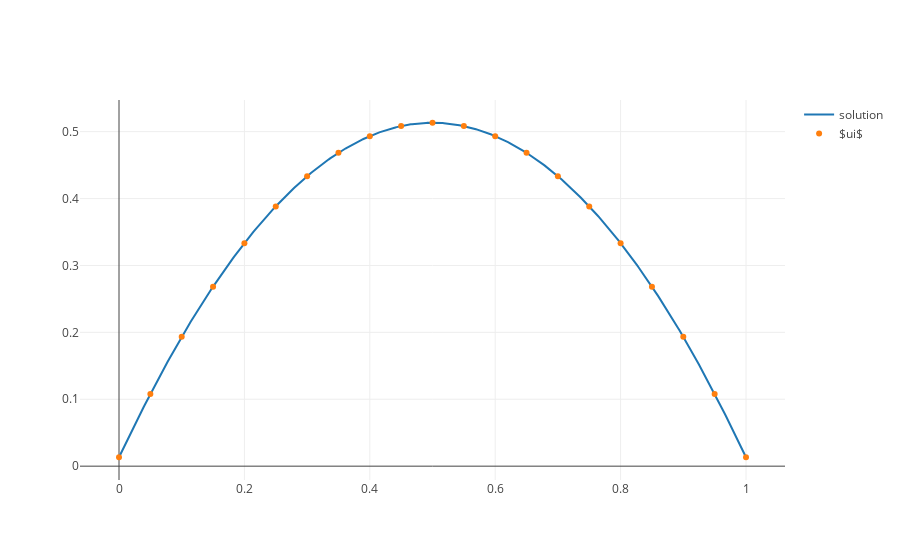

Source (notebook cell):
### Markdown cell above
We now solve $Lui=f$ for $ui$

### Code cell
ui = spsolve(L, f)

x, u = interpolate(ui)


fig = go.Figure(data=[
    go.Scatter(x=x, y=u, mode='lines', name="solution"),
    go.Scatter(x=nodes, y=ui, mode='markers', name="$ui$"),
])
plotly.iplot(fig)

### Figure 1 — Plotly figure (JSON) as saved in the notebook; plotly's stock layout.template omitted (floating-point values rounded to 4 significant figures; data arrays with more than 128 entries replaced by an {"elided": "..."} marker saying what was removed)
{"data": [{"mode": "lines", "name": "solution", "type": "scatter", "uid": "df59ed60-ff3b-4d72-b75f-0f81162fc9dc", "x": {"elided": "500 float values"}, "y": {"elided": "500 float values"}}, {"mode": "markers", "name": "$ui$", "type": "scatter", "uid": "67a5d3b8-1fdc-4dfd-8064-966057f5b2d6", "x": [0, 0.1, 0.2, 0.3, 0.4, 0.5, 0.6, 0.7, 0.8, 0.9, 1, 0.05, 0.15, 0.25, 0.35, 0.45, 0.55, 0.65, 0.75, 0.85, 0.95], "y": [0.01333, 0.1933, 0.3333, 0.4333, 0.4933, 0.5133, 0.4933, 0.4333, 0.3333, 0.1933, 0.01333, 0.1078, 0.2683, 0.3883, 0.4683, 0.5083, 0.5083, 0.4683, 0.3883, 0.2683, 0.1078]}], "layout": {}}
